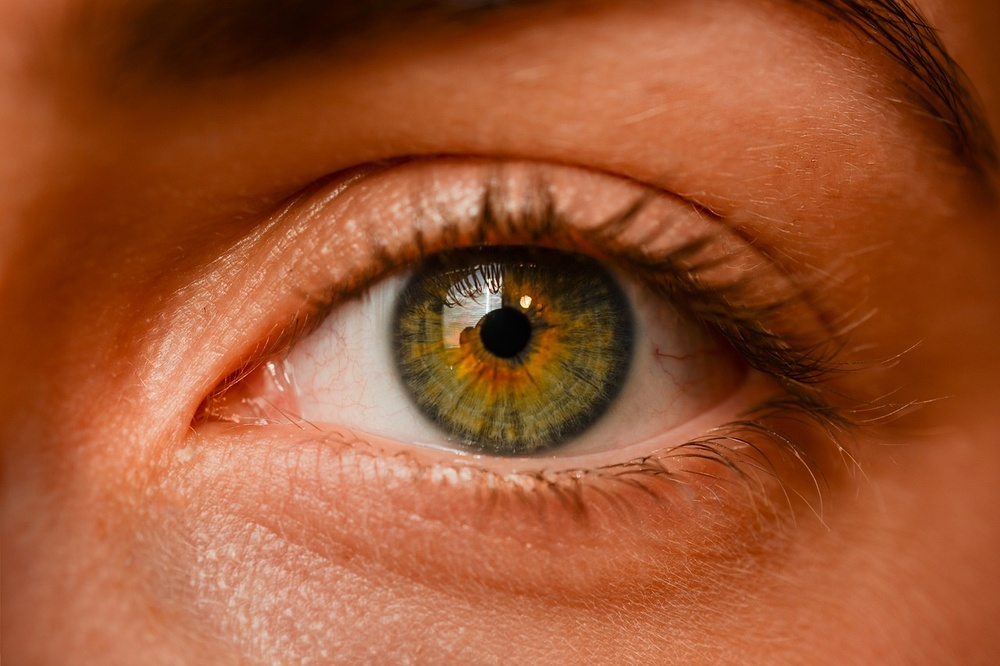
#> input picture eye.jpg, 1000 x 666 px, shrunk from 1280 x 853 before the run
$ python ortalamafiltresi.py
#> lines starting #> are read from the running program, lines starting #| are printed output that depends on the picture
import cv2
import numpy as np
from matplotlib import pyplot as plt

image = cv2.imread('eye.jpg')
#> image is the input picture: shape (666, 1000, 3); mean B, G, R 47.6, 83.4, 154.7


kernel_size = (5, 5)

filtered_image = cv2.blur(image, kernel_size)

plt.figure(figsize=(8, 4))

plt.subplot(1, 2, 1)
plt.title('Orijinal Görüntü')
plt.imshow(cv2.cvtColor(image, cv2.COLOR_BGR2RGB))
plt.axis('off')

plt.subplot(1, 2, 2)
plt.title('Ortalama Filtre Uygulanmış Görüntü')
plt.imshow(cv2.cvtColor(filtered_image, cv2.COLOR_BGR2RGB))
plt.axis('off')

plt.tight_layout()
plt.show()
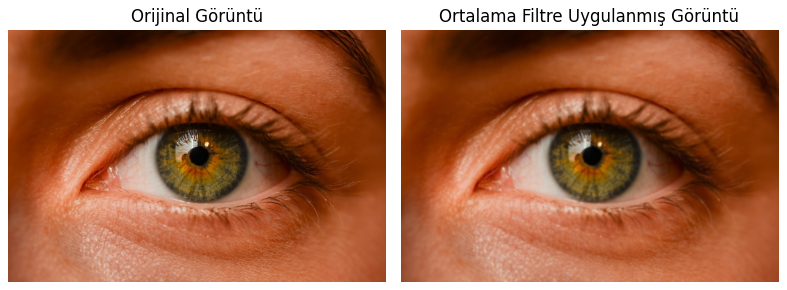
#> figure drawn by matplotlib, 2 panels

$ run again, with dog.jpg copied over eye.jpg
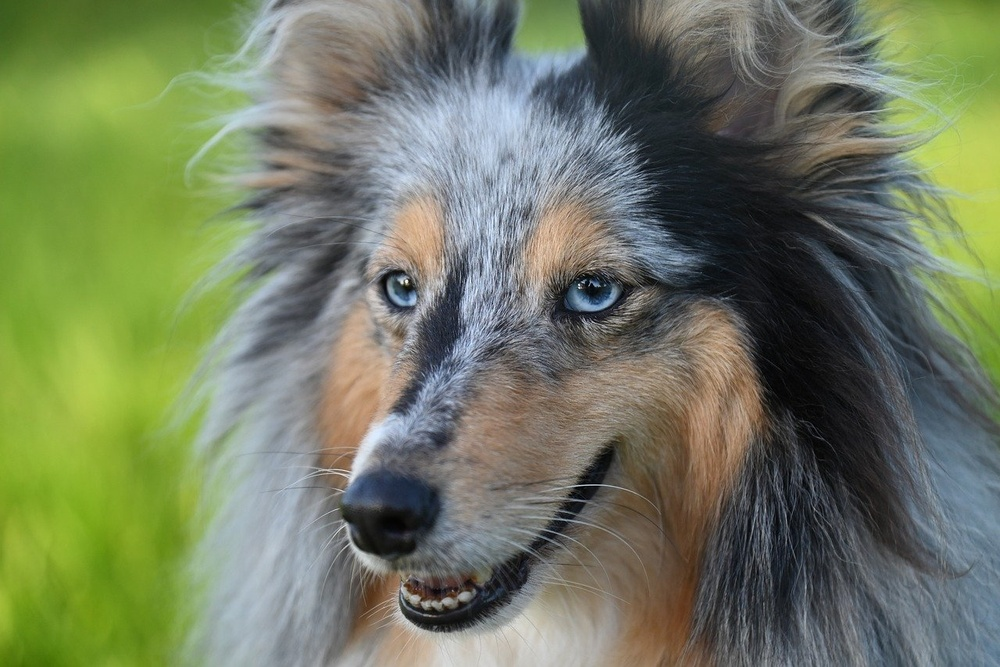
#> input picture dog.jpg, 1000 x 667 px, shrunk from 1280 x 854 before the run
#> image is the input picture: shape (667, 1000, 3); mean B, G, R 95.7, 123.2, 113.4
#> `plt.show()`:
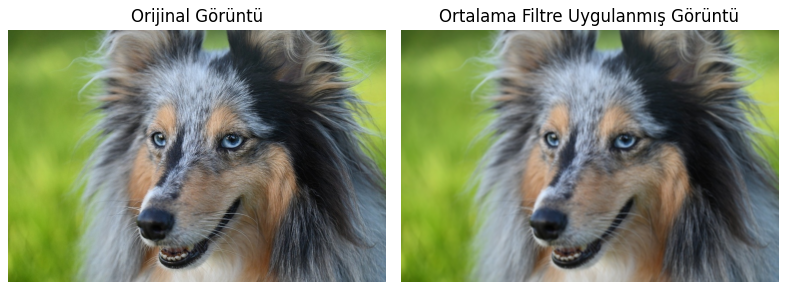
#> figure drawn by matplotlib, 2 panels

$ run again, with kahve.jpg copied over eye.jpg
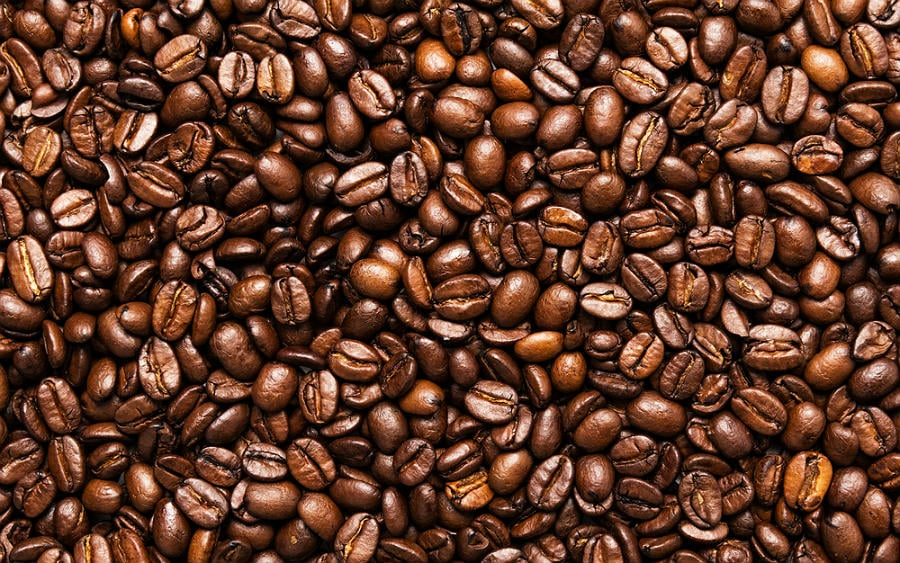
#> input picture kahve.jpg, 900 x 563 px
#> image is the input picture: shape (563, 900, 3); mean B, G, R 41.9, 59.5, 98.6
#> `filtered_image = cv2.blur(image, kernel_size)`:
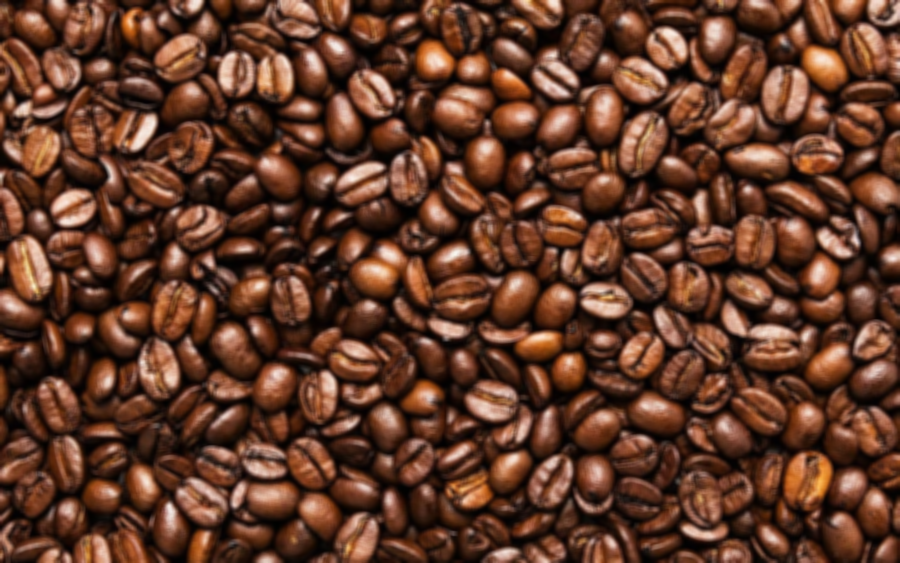
#> filtered_image: shape (563, 900, 3); mean B, G, R 41.9, 59.5, 98.6
#> `plt.show()`:
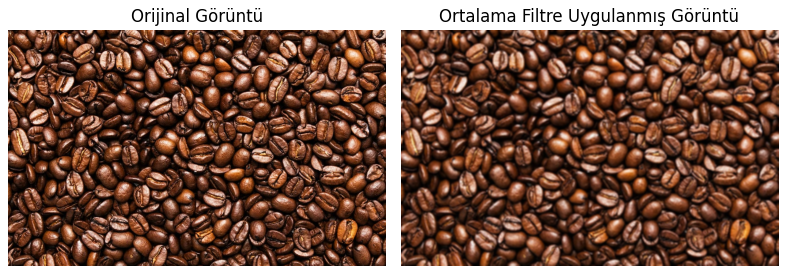
#> figure drawn by matplotlib, 2 panels
